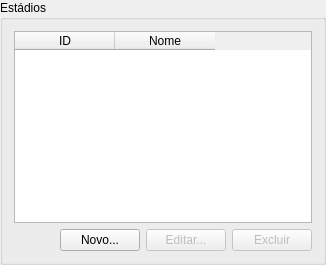
           <widget class="QGroupBox" name="EstadioGroup">
            <property name="sizePolicy">
             <sizepolicy hsizetype="Preferred" vsizetype="Preferred">
              <horstretch>1</horstretch>
              <verstretch>1</verstretch>
             </sizepolicy>
            </property>
            <property name="minimumSize">
             <size>
              <width>293</width>
              <height>175</height>
             </size>
            </property>
            <property name="title">
             <string>Estádios</string>
            </property>
            <layout class="QGridLayout" name="gridLayout_15">
             <item row="1" column="2">
              <widget class="QPushButton" name="estEditar">
               <property name="enabled">
                <bool>false</bool>
               </property>
               <property name="sizePolicy">
                <sizepolicy hsizetype="Fixed" vsizetype="Fixed">
                 <horstretch>0</horstretch>
                 <verstretch>0</verstretch>
                </sizepolicy>
               </property>
               <property name="text">
                <string>Editar...</string>
               </property>
              </widget>
             </item>
             <item row="1" column="1">
              <widget class="QPushButton" name="estNovo">
               <property name="sizePolicy">
                <sizepolicy hsizetype="Fixed" vsizetype="Fixed">
                 <horstretch>0</horstretch>
                 <verstretch>0</verstretch>
                </sizepolicy>
               </property>
               <property name="text">
                <string>Novo...</string>
               </property>
              </widget>
             </item>
             <item row="1" column="3">
              <widget class="QPushButton" name="estExcluir">
               <property name="enabled">
                <bool>false</bool>
               </property>
               <property name="sizePolicy">
                <sizepolicy hsizetype="Fixed" vsizetype="Fixed">
                 <horstretch>0</horstretch>
                 <verstretch>0</verstretch>
                </sizepolicy>
               </property>
               <property name="text">
                <string>Excluir</string>
               </property>
              </widget>
             </item>
             <item row="1" column="0">
              <spacer name="horizontalSpacer_3">
               <property name="orientation">
                <enum>Qt::Horizontal</enum>
               </property>
               <property name="sizeHint" stdset="0">
                <size>
                 <width>40</width>
                 <height>20</height>
                </size>
               </property>
              </spacer>
             </item>
             <item row="0" column="0" colspan="4">
              <widget class="QTableWidget" name="estTableWidget">
               <property name="enabled">
                <bool>true</bool>
               </property>
               <property name="autoScroll">
                <bool>false</bool>
               </property>
               <property name="editTriggers">
                <set>QAbstractItemView::NoEditTriggers</set>
               </property>
               <property name="selectionMode">
                <enum>QAbstractItemView::SingleSelection</enum>
               </property>
               <property name="selectionBehavior">
                <enum>QAbstractItemView::SelectRows</enum>
               </property>
               <property name="showGrid">
                <bool>false</bool>
               </property>
               <attribute name="horizontalHeaderCascadingSectionResizes">
                <bool>false</bool>
               </attribute>
               <attribute name="horizontalHeaderDefaultSectionSize">
                <number>100</number>
               </attribute>
               <attribute name="horizontalHeaderHighlightSections">
                <bool>true</bool>
               </attribute>
               <attribute name="horizontalHeaderMinimumSectionSize">
                <number>25</number>
               </attribute>
               <attribute name="verticalHeaderVisible">
                <bool>false</bool>
               </attribute>
               <column>
                <property name="text">
                 <string>ID</string>
                </property>
               </column>
               <column>
                <property name="text">
                 <string>Nome</string>
                </property>
               </column>
              </widget>
             </item>
            </layout>
           </widget>
